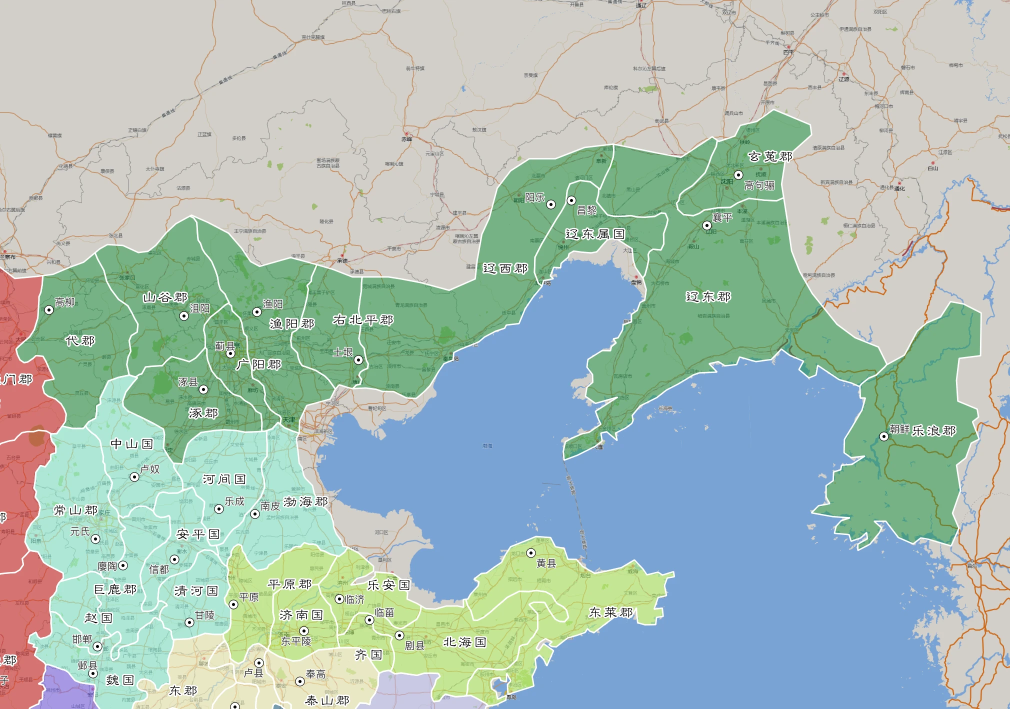
#> input picture docs/ref_imgs/幽州.png, 2020 x 1418 px, found by its file name (shown at 1/2 size)
$ python build_youzhou_layer.py
#> lines starting #> are read from the running program, lines starting #| are printed output that depends on the picture; after the words box and inside, x2 and y2 are one past the last pixel; in counts of white or black regions, pixels touching at a corner belong together
#!/usr/bin/env python3
# -*- coding: utf-8 -*-
"""
build_youzhou_layer.py

从 `汉末十三州地图范例/幽州.png` 提取"本来的深绿色"幽州全境，
用现代大城市/历史郡治锚点做 Delaunay 三角网 + 重心插值，把像素映射到经纬度，
再映射到大地图 china_full_v3，输出单独半透明图层。
"""
import os
import math
import json
import numpy as np
import cv2
from PIL import Image, ImageDraw
from scipy.spatial import Delaunay

SRC = '汉末十三州地图范例/幽州.png'
OUTDIR = 'youzhou_layer'
BIG_MAP = 'china_full_v3.png'
BIG_LON0, BIG_LON1 = 75.0, 140.0
BIG_LAT0, BIG_LAT1 = 15.0, 55.0
BW, BH = 15600, 9600

# 颜色: 项目定义的幽州深绿色 (build_thirteen_states)
YOUZHOU_COLOR = (74, 139, 92)
FILL_ALPHA = 80
BORDER_ALPHA = 220
BORDER_WIDTH = 6

# ── 锚点表: (名称, 像素 x, 像素 y, 经度, 纬度) ──
# 现代大城市 + 历史郡治/县治 (同一地点或相近)。坐标为 WGS84。
ANCHORS = [
    # 现代大城市 (用户明确提到或邻近幽州)
    ('北京', 440, 690, 116.407, 39.904),
    ('沈阳', 1340, 360, 123.432, 41.806),
    ('大连', 1280, 950, 121.615, 38.914),
    ('秦皇岛', 1220, 430, 119.600, 39.932),
    ('平壤', 1810, 840, 125.763, 39.039),
    ('丹东', 1490, 480, 124.360, 40.000),
    # 东北/东部极值锚点
    ('高句丽', 1485, 354, 126.190, 41.120),
    ('玄菟', 1518, 292, 125.800, 41.800),
    ('元山', 1950, 850, 127.440, 39.150),
    ('旅顺', 1300, 1000, 121.200, 38.800),
    # 历史郡治/县治作为补充锚点(精确像素来自 OCR 聚类)
    ('襄平/辽阳', 1461, 440, 123.180, 41.270),
    ('渔阳/蓟州', 532, 634, 117.410, 40.050),
    ('涿郡/涿州', 380, 787, 115.870, 39.480),
    ('代郡/蔚县', 179, 698, 114.580, 39.840),
]

# ── 1. 提取幽州深绿色掩膜 ──
print('[1] 提取幽州深绿色掩膜...')
img = Image.open(SRC).convert('RGB')
#> img is the input picture: PIL image 2020x1418 RGB; mean R, G, B 168.5, 190.2, 183.1
W, H = img.size
#> W = 2020; H = 1418
rgb = np.array(img)
hsv = cv2.cvtColor(rgb, cv2.COLOR_RGB2HSV)
#> hsv: shape (1418, 2020, 3); mean H, S, V 55.4, 59, 205
r = rgb[:, :, 0].astype(int); g = rgb[:, :, 1].astype(int); b = rgb[:, :, 2].astype(int)
#> after `r = rgb[:, :, 0].astype(int)`:
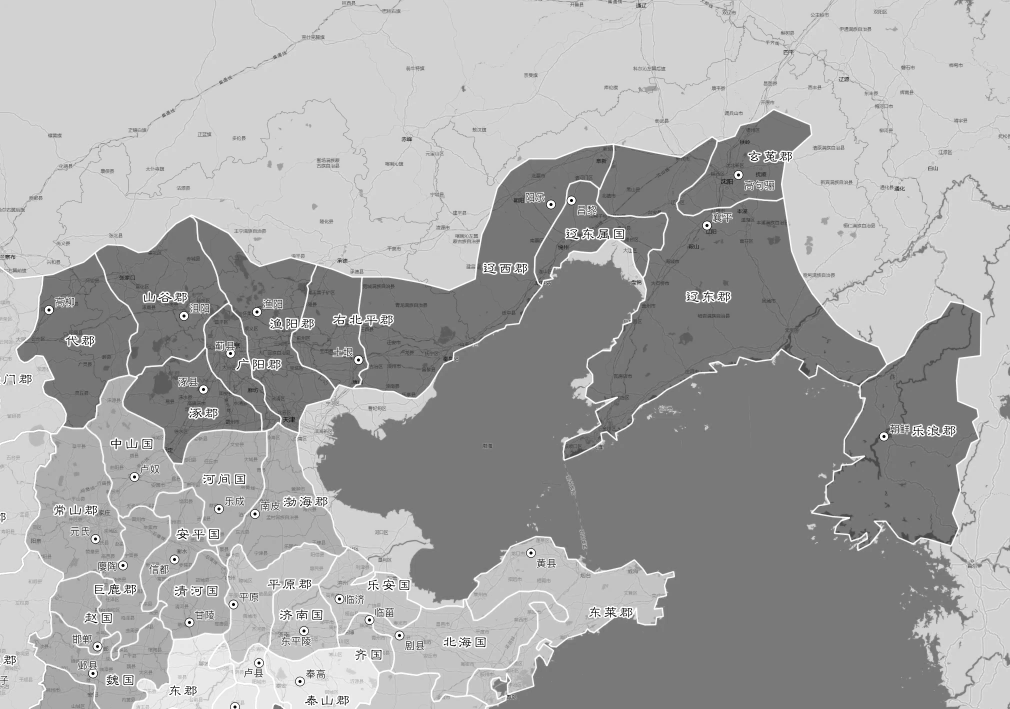
#> r: shape (1418, 2020) int64 (shown at 1/2 size); min 0, max 255, mean 168.5
#> after `g = rgb[:, :, 1].astype(int)`:
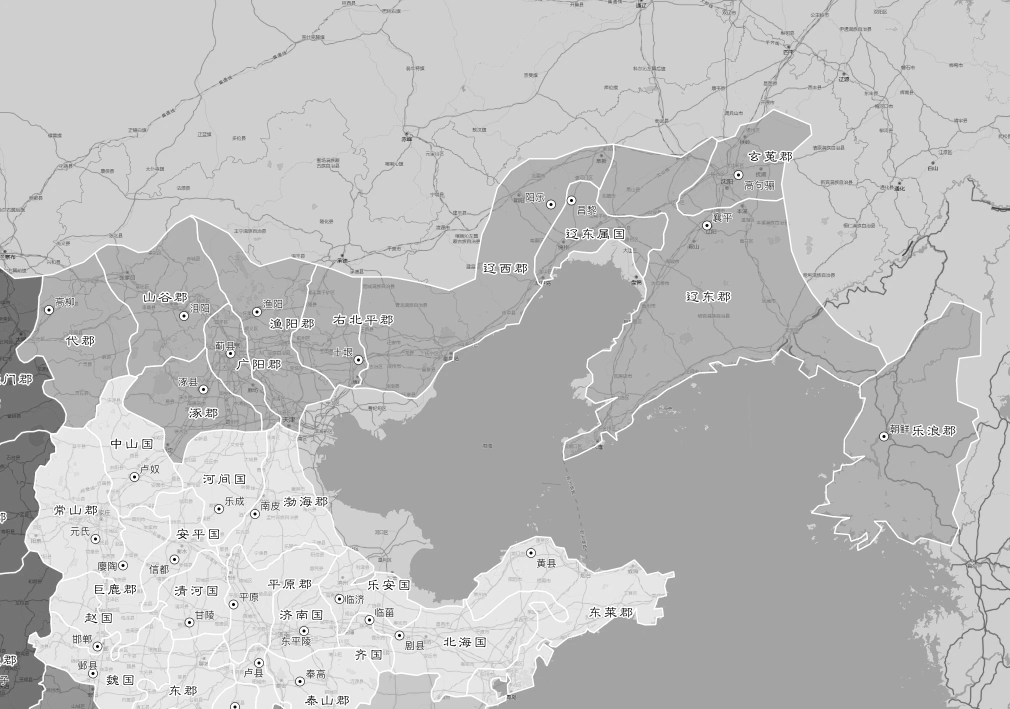
#> g: shape (1418, 2020) int64 (shown at 1/2 size); min 0, max 255, mean 190.2
#> after `b = rgb[:, :, 2].astype(int)`:
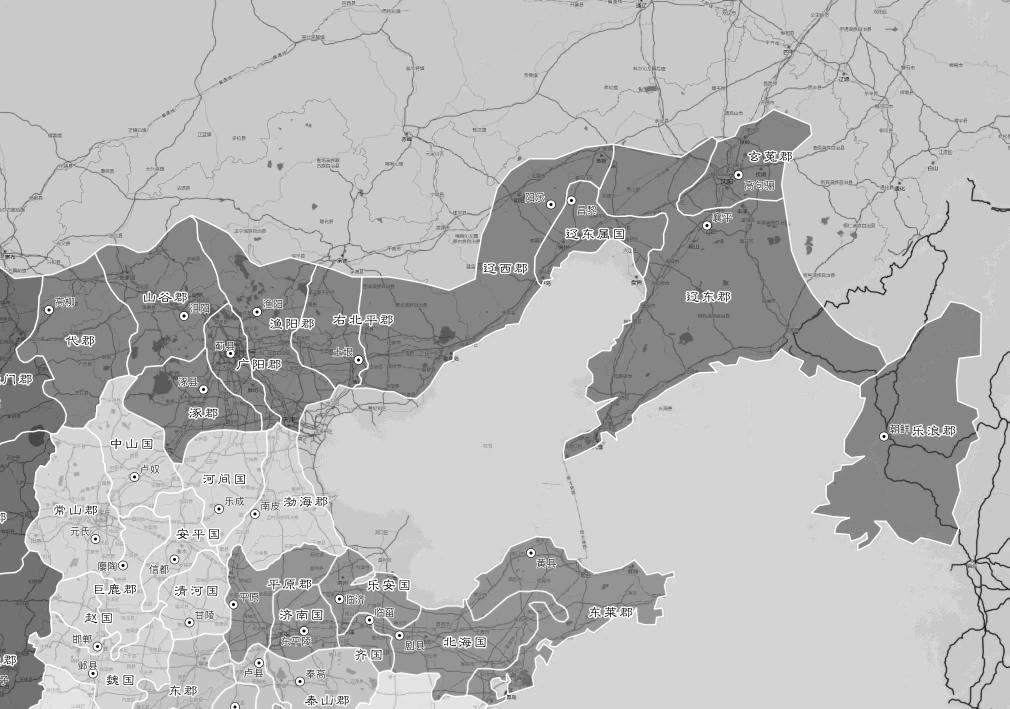
#> b: shape (1418, 2020) int64 (shown at 1/2 size); min 0, max 255, mean 183.1

# 幽州深绿: 中绿层 (H 35-110, S 40-230, V 118-185), G 主导
# 排除黄绿 (他州) 和浅蓝绿水域
youzhou_mask = (
    (hsv[:, :, 0] >= 35) & (hsv[:, :, 0] <= 110) &
    (hsv[:, :, 1] >= 40) & (hsv[:, :, 1] <= 230) &
    (hsv[:, :, 2] >= 118) & (hsv[:, :, 2] <= 185) &
    (g > r) & (g > b)
).astype(np.uint8) * 255
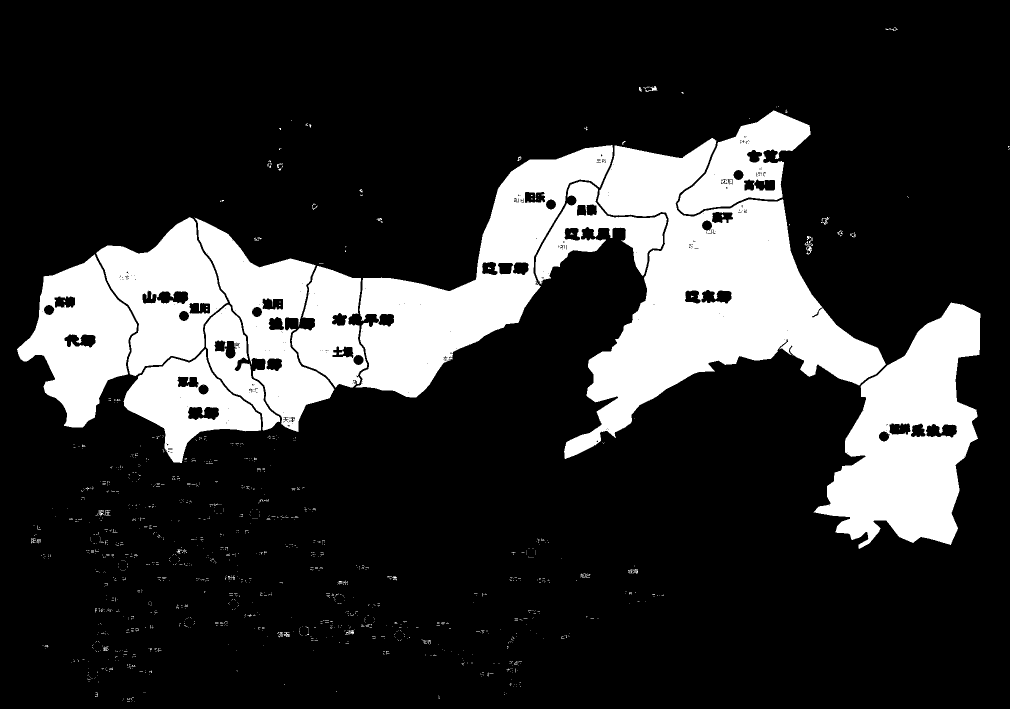
#> youzhou_mask: shape (1418, 2020) (shown at 1/2 size); 19.6% white; 1531 white regions (1487 under 20 px), largest, box (x1, y1, x2, y2) and area: (1128, 276, 1772, 918) 151350, (1627, 605, 1961, 1098) 88265, (711, 290, 1226, 795) 84592

# 形态学闭运算: 弥合郡界白色细缝, 让幽州成为完整区域
k = np.ones((5, 5), np.uint8)
youzhou_mask = cv2.morphologyEx(youzhou_mask, cv2.MORPH_CLOSE, k)
#> youzhou_mask: shape (1418, 2020); 20.3% white; 542 white regions (388 under 20 px), largest, box (x1, y1, x2, y2) and area: (34, 221, 1961, 1098) 569994, (1609, 472, 1626, 509) 370, (191, 1020, 221, 1037) 261

# 填掉内部孔洞 (白色郡界围成的白洞)
# flood fill from outside, then invert
filled = youzhou_mask.copy()
h, w = filled.shape
#> h = 1418; w = 2020
mask = np.zeros((h + 2, w + 2), np.uint8)
cv2.floodFill(filled, mask, (0, 0), 0)
# 任何原本是前景但 flood fill 没改到的孔洞: 用原图 - 外部背景
holes = (youzhou_mask > 0) & (filled == 0)
#> holes: shape (1418, 2020) bool; every value is 0
youzhou_mask[holes] = 255

# 保留最大连通域 (保险)
num, lab, st, _ = cv2.connectedComponentsWithStats(youzhou_mask, 8)
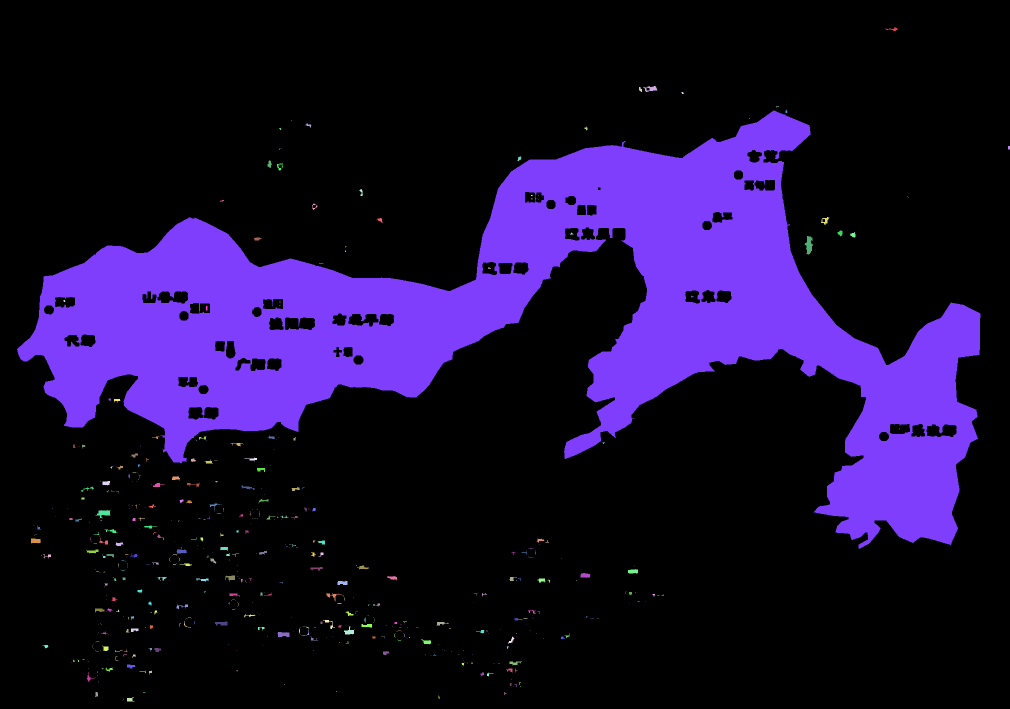
#> lab: shape (1418, 2020) int32 (shown at 1/2 size); 543 distinct labels, from 0 to 542; one colour per label, 0 black
#> num = 543; st = 543 rows, first 6: [0, 0, 2020, 1418, 2282798], [1771, 54, 24, 8, 71], [1287, 172, 28, 12, 178], [1278, 174, 6, 10, 40], [1363, 184, 5, 4, 14], [1552, 213, 6, 2, 7]
if num > 1:
    big = 1 + int(np.argmax(st[1:, cv2.CC_STAT_AREA]))
#> big = 7
    youzhou_mask = (lab == big).astype(np.uint8) * 255
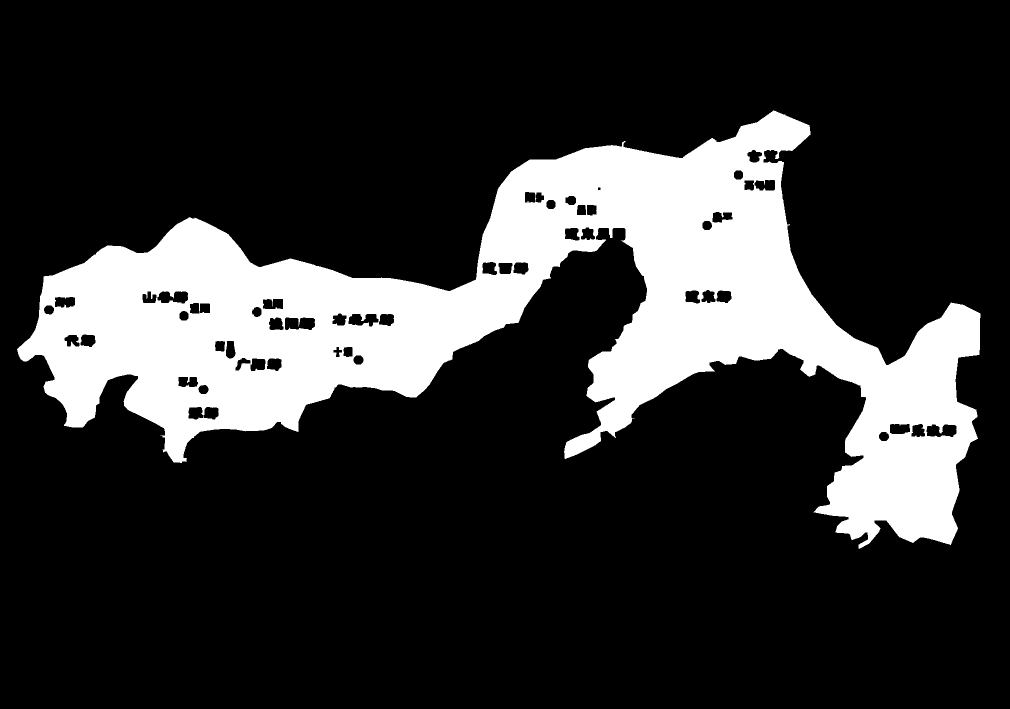
#> youzhou_mask: shape (1418, 2020) (shown at 1/2 size); 19.9% white; 1 white region

print(f'    深绿像素数: {int(np.sum(youzhou_mask > 0)):,}  ({100*np.sum(youzhou_mask>0)/(W*H):.1f}%)')
#|     深绿像素数: 569,994  (19.9%)

# ── 2. 提取边界点 ──
print('[2] 提取边界点...')
contours, _ = cv2.findContours(youzhou_mask, cv2.RETR_EXTERNAL, cv2.CHAIN_APPROX_SIMPLE)
#> contours = 1 contour; box (x1, y1, x2, y2) and area: (34, 221, 1961, 1098) 593545
main_contour = max(contours, key=cv2.contourArea)
#> main_contour = contour of 3669 points, box (x1, y1, x2, y2) (34, 221, 1961, 1098), area 593545
boundary_px = main_contour.reshape(-1, 2)
#> boundary_px = 3669 pairs, first value 34 to 1960, second value 221 to 1097

# 边界抽稀: 每 step 像素取一个代表, 保留形状
step = 5
boundary_px = boundary_px[::step]
#> boundary_px = 734 pairs, first value 36 to 1959, second value 221 to 1096
print(f'    边界点数: {len(boundary_px)}')
#|     边界点数: 734

# ── 3. Delaunay 三角网 + 重心插值 ──
print('[3] 构建 Delaunay 锚点三角网并插值边界坐标...')
pts = np.array([[a[1], a[2]] for a in ANCHORS], float)
geo = np.array([[a[3], a[4]] for a in ANCHORS], float)
tri = Delaunay(pts)

def barycentric(px, py):
    simplex = tri.find_simplex([[px, py]])
    if simplex[0] == -1:
        # 凸包外: 用最近三角形的质心并做外推
        centroids = pts[tri.simplices].mean(axis=1)
        dist = np.sum((centroids - [px, py]) ** 2, axis=1)
        idx = int(np.argmin(dist))
    else:
        idx = int(simplex[0])
    A = np.column_stack([
        pts[tri.simplices[idx][1]] - pts[tri.simplices[idx][0]],
        pts[tri.simplices[idx][2]] - pts[tri.simplices[idx][0]],
    ])
    A_inv = np.linalg.inv(A)
    b = A_inv @ (np.array([px, py]) - pts[tri.simplices[idx][0]])
    w0, w1, w2 = 1 - b[0] - b[1], b[0], b[1]
    #  clamp for extrapolation
    w0, w1, w2 = max(w0, 0), max(w1, 0), max(w2, 0)
    total = w0 + w1 + w2
    w0, w1, w2 = w0 / total, w1 / total, w2 / total
    plon = w0 * geo[tri.simplices[idx][0], 0] + w1 * geo[tri.simplices[idx][1], 0] + w2 * geo[tri.simplices[idx][2], 0]
    plat = w0 * geo[tri.simplices[idx][0], 1] + w1 * geo[tri.simplices[idx][1], 1] + w2 * geo[tri.simplices[idx][2], 1]
    return plon, plat

# 计算边界点经纬度
correspondence = []
for x, y in boundary_px:
    lon, lat = barycentric(int(x), int(y))
    correspondence.append({
        'px': int(x), 'py': int(y),
        'lon': round(lon, 4), 'lat': round(lat, 4)
    })
#> this loop made 734 passes
#> (x, y, idx in barycentric, A in barycentric, A_inv in barycentric, b in barycentric, w0 in barycentric, w1 in barycentric) on passes 1 to 3: (1546, 221, 17, [[-145, 33], [6, -62]], [[-0.00705, -0.00375], [-0.000682, -0.0165]], [0.069, 2.15], 0, 0.0311), (1536, 229, 17, [[-145, 33], [6, -62]], [[-0.00705, -0.00375], [-0.000682, -0.0165]], [0.11, 2.03], 0, 0.0513), (1528, 234, 17, [[-145, 33], [6, -62]], [[-0.00705, -0.00375], [-0.000682, -0.0165]], [0.147, 1.95], 0, 0.0702)

# 锚点表输出
anchor_table = []
for name, px, py, lon, lat in ANCHORS:
    anchor_table.append({
        'name': name, 'type': 'city' if '/' not in name else 'city/historical',
        'px': px, 'py': py, 'lon': lon, 'lat': lat
    })

# 统计
lons = [c['lon'] for c in correspondence]
lats = [c['lat'] for c in correspondence]
print(f'    边界经纬度范围: lon {min(lons):.2f}..{max(lons):.2f}, lat {min(lats):.2f}..{max(lats):.2f}')
#|     边界经纬度范围: lon 114.58..127.41, lat 38.98..41.81

# ── 4. 映射到大地图并生成图层 ──
print('[4] 映射到大地图并生成图层...')

def geo_to_big(lon, lat):
    bx = (lon - BIG_LON0) / (BIG_LON1 - BIG_LON0) * BW
    by = (BIG_LAT1 - lat) / (BIG_LAT1 - BIG_LAT0) * BH
    return bx, by

layer = Image.new('RGBA', (BW, BH), (0, 0, 0, 0))
draw = ImageDraw.Draw(layer)

# 边界点 -> 大地图像素
big_pts = []
for c in correspondence:
    bx, by = geo_to_big(c['lon'], c['lat'])
    big_pts.append((bx, by))
#> this loop made 734 passes
#> c on passes 1 to 3: {'px': 1546, 'py': 221, 'lon': 125.7, 'lat': 41.8}, {'px': 1536, 'py': 229, 'lon': 125.7, 'lat': 41.8}, {'px': 1528, 'py': 234, 'lon': 125.6, 'lat': 41.8}

# 绘制半透明填充 + 边界
R, Gc, B = YOUZHOU_COLOR
if len(big_pts) >= 3:
    draw.polygon(big_pts, fill=(R, Gc, B, FILL_ALPHA))
    draw.line(big_pts + [big_pts[0]], fill=(R, Gc, B, BORDER_ALPHA), width=BORDER_WIDTH)

layer.save(os.path.join(OUTDIR, 'youzhou_layer.png'))

# 叠加到底图生成预览
#> (the run stopped early here; a loop or call above may not have finished)
